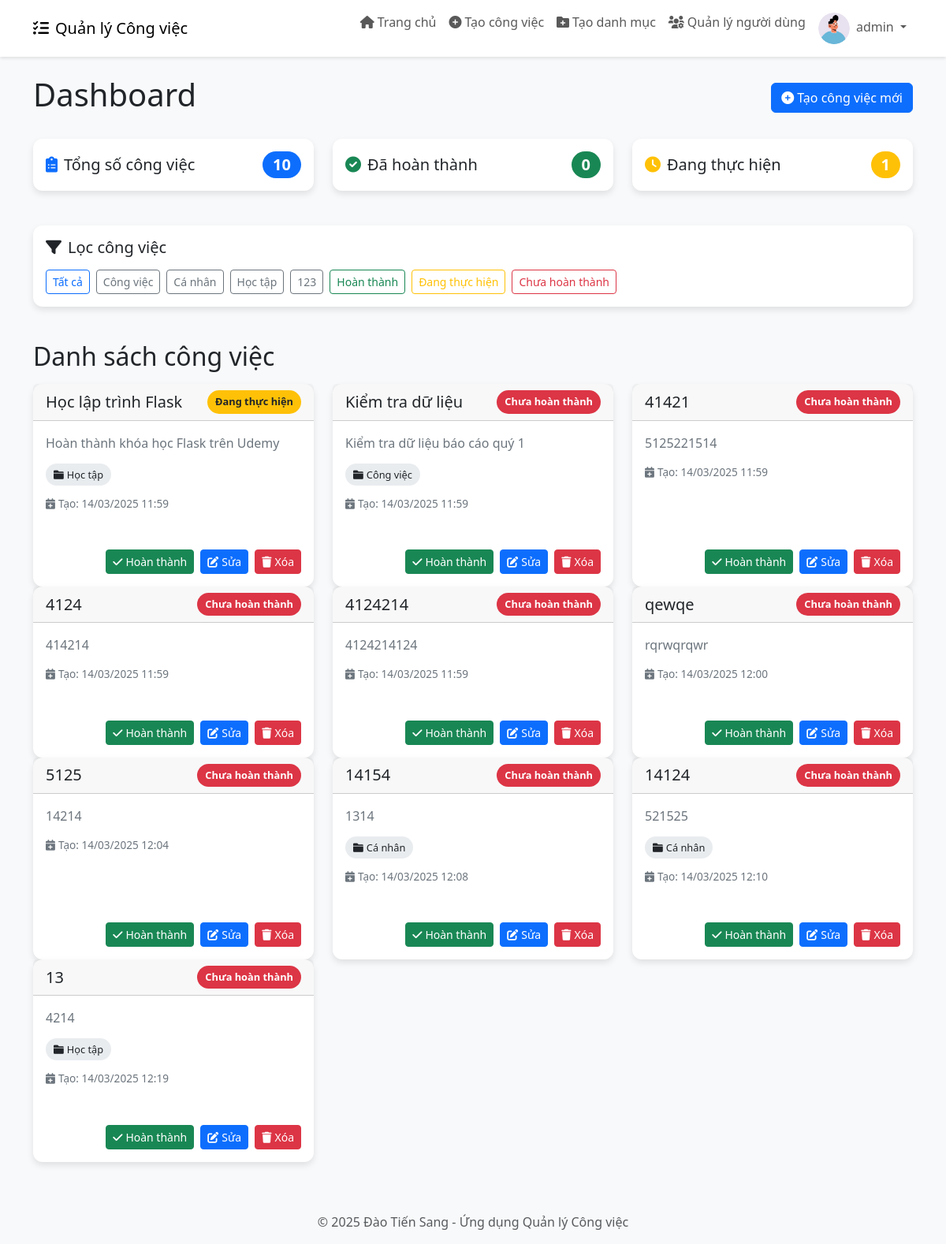
The page /dashboard (signed in) on the database its author committed.
### app.py (models this page shows)
class User(db.Model):
    id = db.Column(db.Integer, primary_key=True)
    username = db.Column(db.String(80), unique=True, nullable=False)
    password = db.Column(db.String(200), nullable=False)
    avatar = db.Column(db.String(200), nullable=True, default='default-avatar.png')
    is_admin = db.Column(db.Boolean, default=False)
    tasks = db.relationship('Task', backref='user', lazy=True)

class Category(db.Model):
    id = db.Column(db.Integer, primary_key=True)
    name = db.Column(db.String(100), nullable=False)
    description = db.Column(db.Text, nullable=True)
    tasks = db.relationship('Task', backref='category', lazy=True)

class Task(db.Model):
    id = db.Column(db.Integer, primary_key=True)
    title = db.Column(db.String(100), nullable=False)
    description = db.Column(db.Text, nullable=True)
    status = db.Column(db.String(20), default='Chưa hoàn thành')
    created = db.Column(db.DateTime, default=datetime.utcnow)
    finished = db.Column(db.DateTime, nullable=True)
    user_id = db.Column(db.Integer, db.ForeignKey('user.id'), nullable=False)
    category_id = db.Column(db.Integer, db.ForeignKey('category.id'), nullable=True)

### app.py (the view)
@app.route('/dashboard')
def dashboard():
    if 'user_id' not in session:
        return redirect(url_for('login'))
    user_id = session['user_id']
    user = User.query.get(user_id)
    if session.get('is_admin'):
        tasks = Task.query.all()
        categories = Category.query.all()
        users = User.query.all()
    else:
        tasks = Task.query.filter_by(user_id=user_id).all()
        categories = Category.query.all()
        users = None
    return render_template('dashboard.html', tasks=tasks, categories=categories, users=users, user=user)

### templates/dashboard.html (shortened to what this page needs)
{% extends 'base.html' %}
{% block content %}
<div class="d-flex justify-content-between align-items-center mb-4">
    <h1>Dashboard</h1>
    <a href="{{ url_for('new_task') }}" class="btn btn-primary">
        <i class="fas fa-plus-circle me-1"></i>Tạo công việc mới
    </a>
</div>
<div class="row mb-4">
    <div class="col-md-4">
        <div class="card p-3">
            <div class="d-flex justify-content-between align-items-center">
                <h5 class="mb-0"><i class="fas fa-clipboard-list text-primary me-2"></i>Tổng số công việc</h5>
                <span class="badge bg-primary rounded-pill fs-5">{{ tasks|length }}</span>
            </div>
        </div>
    </div>
    <div class="col-md-4">
        <div class="card p-3">
            <div class="d-flex justify-content-between align-items-center">
                <h5 class="mb-0"><i class="fas fa-check-circle text-success me-2"></i>Đã hoàn thành</h5>
                <span class="badge bg-success rounded-pill fs-5">{{ tasks|selectattr('status', 'equalto', 'Hoàn thành')|list|length }}</span>
            </div>
        </div>
    </div>
    <div class="col-md-4">
        <div class="card p-3">
            <div class="d-flex justify-content-between align-items-center">
                <h5 class="mb-0"><i class="fas fa-clock text-warning me-2"></i>Đang thực hiện</h5>
                <span class="badge bg-warning rounded-pill fs-5">{{ tasks|selectattr('status', 'equalto', 'Đang thực hiện')|list|length }}</span>
            </div>
        </div>
    </div>
</div>
<div class="row mb-4">
    <div class="col-12">
        <div class="card p-3">
            <div class="d-flex justify-content-between align-items-center mb-3">
                <h5 class="mb-0"><i class="fas fa-filter me-2"></i>Lọc công việc</h5>
            </div>
            <div class="d-flex flex-wrap gap-2">
                <a href="{{ url_for('dashboard') }}" class="btn btn-sm btn-outline-primary">Tất cả</a>
                {% for category in categories %}
                <a href="{{ url_for('dashboard', category_id=category.id) }}" class="btn btn-sm btn-outline-secondary">
                    {{ category.name }}
                </a>
                {% endfor %}
                <a href="{{ url_for('dashboard', status='Hoàn thành') }}" class="btn btn-sm btn-outline-success">Hoàn thành</a>
                <a href="{{ url_for('dashboard', status='Đang thực hiện') }}" class="btn btn-sm btn-outline-warning">Đang thực hiện</a>
                <a href="{{ url_for('dashboard', status='Chưa hoàn thành') }}" class="btn btn-sm btn-outline-danger">Chưa hoàn thành</a>
            </div>
        </div>
    </div>
</div>
<h2 class="mb-3">Danh sách công việc</h2>
{% if not tasks %}
<div class="alert alert-info">
    <i class="fas fa-info-circle me-2"></i>Không có công việc nào. Hãy tạo công việc mới!
</div>
{% else %}
<div class="row">
    {% for task in tasks %}
    <div class="col-md-4">
        <div class="card task-card mb-4">
            <div class="card-header task-header">
                <h5 class="card-title mb-0">{{ task.title }}</h5>
                {% if task.status == 'Hoàn thành' %}
                <span class="task-badge bg-success text-white">Hoàn thành</span>
                {% elif task.status == 'Đang thực hiện' %}
                <span class="task-badge bg-warning text-dark">Đang thực hiện</span>
                {% else %}
                <span class="task-badge bg-danger text-white">Chưa hoàn thành</span>
                {% endif %}
            </div>
            <div class="card-body d-flex flex-column">
                <p class="task-description">{{ task.description }}</p>
                {% if task.category %}
                <div class="mb-3">
                    <span class="category-badge">
                        <i class="fas fa-folder me-1"></i>{{ task.category.name }}
                    </span>
                </div>
                {% endif %}
                <div class="task-date mb-2">
                    <i class="fas fa-calendar-plus me-1"></i>Tạo: {{ task.created.strftime('%d/%m/%Y %H:%M') }}
                </div>
                <div class="task-footer mt-auto pt-3 d-flex gap-2">
                    {% if task.status != 'Hoàn thành' %}
                    <a href="{{ url_for('complete_task', task_id=task.id) }}" class="btn btn-success btn-sm">
                        <i class="fas fa-check me-1"></i>Hoàn thành
                    </a>
                    {% endif %}
                    <a href="{{ url_for('edit_task', task_id=task.id) }}" class="btn btn-primary btn-sm">
                        <i class="fas fa-edit me-1"></i>Sửa
                    </a>
                    <a href="{{ url_for('delete_task', task_id=task.id) }}" class="btn btn-danger btn-sm" onclick="return confirm('Bạn có chắc chắn muốn xóa công việc này?')">
                        <i class="fas fa-trash me-1"></i>Xóa
                    </a>
                </div>
            </div>
        </div>
    </div>
    {% endfor %}
</div>
{% endif %}
{% endblock %}

### templates/base.html (shortened to what this page needs)
<!DOCTYPE html>
<html lang="vi">
<head>
    <link href="https://cdn.jsdelivr.net/npm/bootstrap@5.3.0-alpha1/dist/css/bootstrap.min.css" rel="stylesheet">
    <link rel="stylesheet" href="https://cdnjs.cloudflare.com/ajax/libs/font-awesome/6.0.0/css/all.min.css">
</head>
<body>
    {% if 'user_id' in session %}
    <nav class="navbar navbar-expand-lg navbar-light bg-white mb-4">
        <div class="container">
            <a class="navbar-brand" href="{{ url_for('dashboard') }}">
                <i class="fas fa-tasks me-2"></i>Quản lý Công việc
            </a>
            <div class="collapse navbar-collapse" id="navbarNav">
                <ul class="navbar-nav ms-auto">
                    <li class="nav-item">
                        <a class="nav-link" href="{{ url_for('dashboard') }}">
                            <i class="fas fa-home me-1"></i>Trang chủ
                        </a>
                    </li>
                    <li class="nav-item">
                        <a class="nav-link" href="{{ url_for('new_task') }}">
                            <i class="fas fa-plus-circle me-1"></i>Tạo công việc
                        </a>
                    </li>
                    {% if session.get('is_admin') %}
                    <li class="nav-item">
                        <a class="nav-link" href="{{ url_for('new_category') }}">
                            <i class="fas fa-folder-plus me-1"></i>Tạo danh mục
                        </a>
                    </li>
                    <li class="nav-item">
                        <a class="nav-link" href="{{ url_for('admin_users') }}">
                            <i class="fas fa-users-cog me-1"></i>Quản lý người dùng
                        </a>
                    </li>
                    {% endif %}
                    <li class="nav-item dropdown">
                        <a class="nav-link dropdown-toggle" href="#" id="navbarDropdown" role="button" data-bs-toggle="dropdown" aria-expanded="false">
                            <img src="{{ url_for('static', filename='uploads/' + session.get('avatar', 'default-avatar.png')) }}" alt="Avatar" class="avatar-circle me-1">
                            {{ session.get('username') }}
                        </a>
                    </li>
                </ul>
            </div>
        </div>
    </nav>
    {% endif %}
    <div class="container mt-4">
        {% block content %}{% endblock %}
    </div>
    <footer class="bg-light py-3 mt-5">
        <div class="container text-center">
            <p class="text-muted mb-0">© 2025 Đào Tiến Sang - Ứng dụng Quản lý Công việc</p>
        </div>
    </footer>
</body>
</html>

### templates/base.html (style rules this page uses)
body { background-color: #f8f9fa; font-family: 'Segoe UI', Tahoma, Geneva, Verdana, sans-serif; }
.navbar { box-shadow: 0 2px 4px rgba(0, 0, 0, 0.1); }
.card { border: none; border-radius: 12px; box-shadow: 0 4px 8px rgba(0, 0, 0, 0.1); transition: transform 0.3s ease, box-shadow 0.3s ease; margin-bottom: 20px; }
.task-card { height: 100%; }
.task-header { display: flex; justify-content: space-between; align-items: center; }
.task-badge { padding: 5px 10px; border-radius: 50px; font-size: 0.8rem; font-weight: bold; }
.task-date { font-size: 0.85rem; color: #6c757d; }
.task-description { color: #6c757d; margin-bottom: 15px; }
.task-footer { display: flex; justify-content: flex-end; margin-top: auto; }
.avatar-circle { width: 40px; height: 40px; border-radius: 50%; object-fit: cover; }
.category-badge { margin-right: 5px; padding: 5px 10px; border-radius: 50px; font-size: 0.8rem; background-color: #e9ecef; color: #212529; }

### rows shown on the page
User: get "admin"
Category: name "Công việc"
Category: name "Cá nhân"
Category: name "Học tập"
Category: name "123"
Task: title "Học lập trình Flask", status "Đang thực hiện", description "Hoàn thành khóa học Flask trên Udemy", category.name "Học tập", created "14/03/2025 11:59"
Task: title "Kiểm tra dữ liệu", status "Chưa hoàn thành", description "Kiểm tra dữ liệu báo cáo quý 1", category.name "Công việc", created "14/03/2025 11:59"
Task: title "41421", status "Chưa hoàn thành", description "5125221514", created "14/03/2025 11:59"
Task: title "4124", status "Chưa hoàn thành", description "414214", created "14/03/2025 11:59"
Task: title "4124214", status "Chưa hoàn thành", description "4124214124", created "14/03/2025 11:59"
Task: title "qewqe", status "Chưa hoàn thành", description "rqrwqrqwr", created "14/03/2025 12:00"
Task: title "5125", status "Chưa hoàn thành", description "14214", created "14/03/2025 12:04"
Task: title "14154", status "Chưa hoàn thành", description "1314", category.name "Cá nhân", created "14/03/2025 12:08"
Task: title "14124", status "Chưa hoàn thành", description "521525", category.name "Cá nhân", created "14/03/2025 12:10"
Task: title "13", status "Chưa hoàn thành", description "4214", category.name "Học tập", created "14/03/2025 12:19"

### other values the page prints
{{ tasks|length }} "10"
{{ tasks|selectattr('status', 'equalto', 'Hoàn thành')|list|length }} "0"
{{ tasks|selectattr('status', 'equalto', 'Đang thực hiện')|list|length }} "1"
